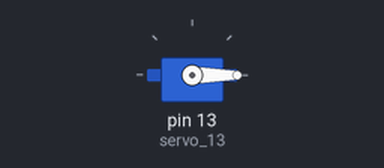
Bench run of a sketch on a simulated Arduino Uno, built with avr-gcc and run on an emulated ATmega328P. On the bench: servo. What the sketch prints to the serial monitor is not drawn.

Above: at 0.05 s.
At 3.75 s:
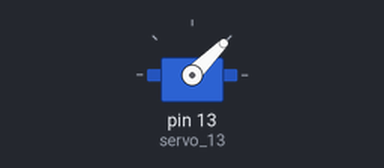
At 7.45 s:
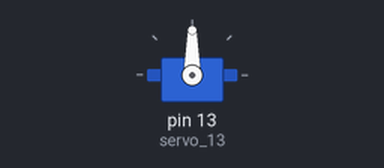
At 14.95 s:
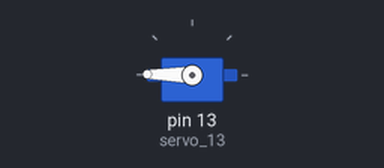
Timing chart, 0 to 19.5 s (numbered marks = the images above):
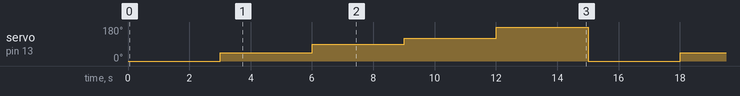

Measured:
- by itself, servo on pin 13 (servo_13): repeats every 15.0 s: 90° 3.0 s, 120° 3.0 s, 179° 3.0 s, 0° 3.0 s, 45° 3.0 s

The sketch:

pruebaBasicaServo.ino
```cpp
// C++ code
//
#include <Servo.h>

Servo servo_13;

void setup()
{
  servo_13.attach(13);  // Asocia el servo al pin
  Serial.begin(9600);
}

void loop()
{
  Serial.println("está en el loop");
  servo_13.write(0);
  delay(3000);
  servo_13.write(45);
  delay(3000);
  servo_13.write(90);
  delay(3000);
  servo_13.write(120);
  delay(3000);
  servo_13.write(179);
  delay(3000);

  //digitalWrite(LED_BUILTIN, HIGH);
  //delay(3000); // Wait for 1000 millisecond(s)
  //digitalWrite(LED_BUILTIN, LOW);
  //delay(1000); // Wait for 1000 millisecond(s)
}
```
